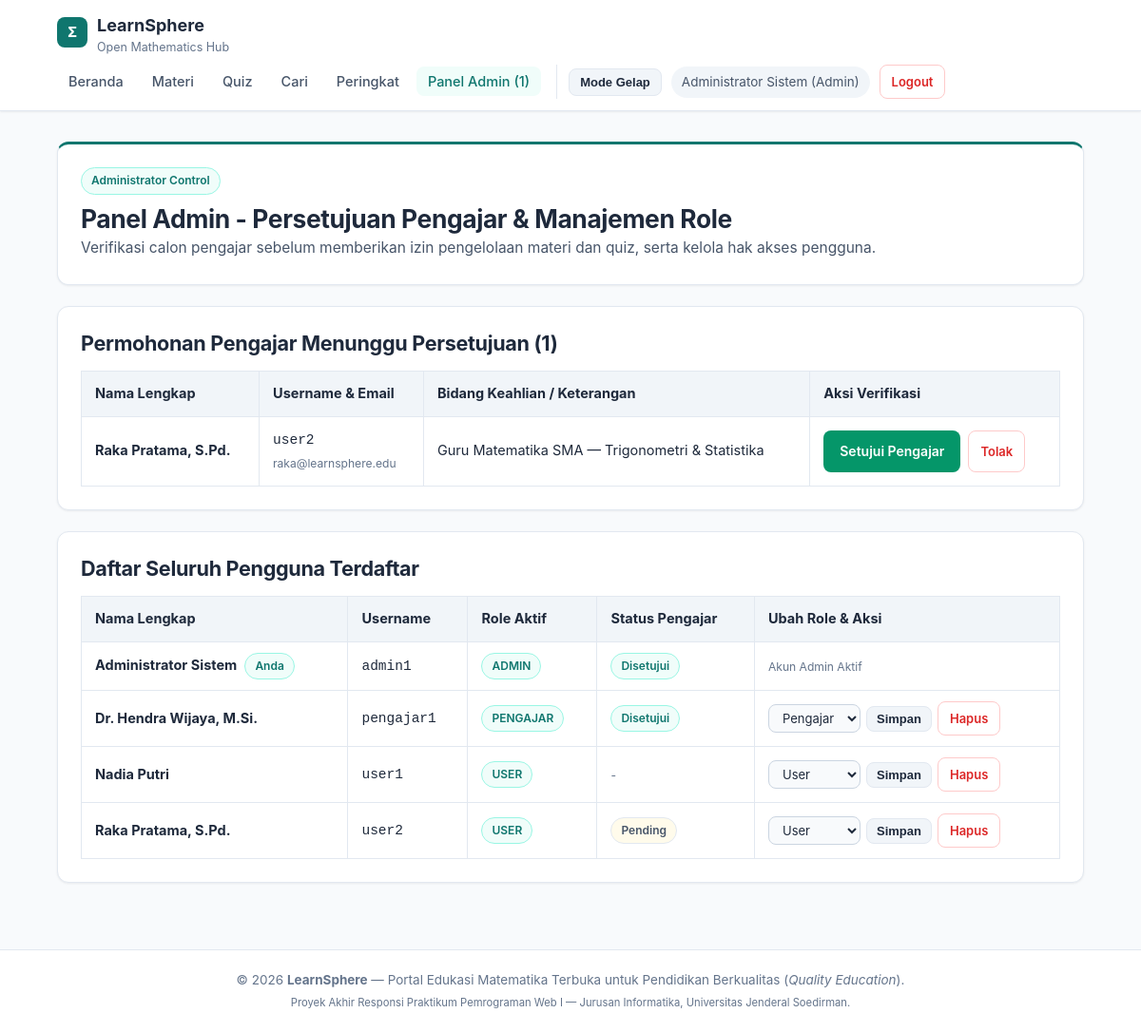
/admin_users.php (signed in), run on the app's committed database.
### tables this page shows
CREATE TABLE users (
    id INT(11) AUTO_INCREMENT PRIMARY KEY,
    nama_lengkap VARCHAR(100) NOT NULL,
    username VARCHAR(50) NOT NULL UNIQUE,
    email VARCHAR(100) NOT NULL UNIQUE,
    password VARCHAR(255) NOT NULL,
    role ENUM('user', 'pengajar', 'admin') NOT NULL DEFAULT 'user',
    status_pengajar ENUM('none', 'pending', 'approved', 'rejected') NOT NULL DEFAULT 'none',
    bidang_keahlian VARCHAR(200) DEFAULT NULL,
    created_at TIMESTAMP DEFAULT CURRENT_TIMESTAMP
);

### admin_users.php (the view, shortened to what this page needs)
<?php
require_once 'config/koneksi.php';
$admin_id = (int)$_SESSION['user_id'];
$pending_list = mysqli_query($conn, "SELECT * FROM users WHERE status_pengajar = 'pending' ORDER BY created_at ASC");
$all_users    = mysqli_query($conn, "SELECT * FROM users ORDER BY FIELD(role, 'admin', 'pengajar', 'user'), created_at DESC");
include 'includes/header.php';
?>
<section class="card card-accent">
    <span class="badge badge-accent">Administrator Control</span>
    <h1 style="margin-top:8px;">Panel Admin - Persetujuan Pengajar & Manajemen Role</h1>
    <p style="color:var(--text-secondary);">Verifikasi calon pengajar sebelum memberikan izin pengelolaan materi dan quiz, serta kelola hak akses pengguna.</p>
</section>
<section class="card">
    <h2>Permohonan Pengajar Menunggu Persetujuan (<?= mysqli_num_rows($pending_list) ?>)</h2>
    <?php if (mysqli_num_rows($pending_list) === 0): ?>
        <p style="color:var(--text-muted); margin-top:8px; font-size:14.5px;">Tidak ada permohonan pengajar yang tertunda saat ini.</p>
    <?php else: ?>
        <div style="overflow-x:auto;">
            <table class="data-table">
                <thead>
                    <tr>
                        <th>Nama Lengkap</th>
                        <th>Username & Email</th>
                        <th>Bidang Keahlian / Keterangan</th>
                        <th>Aksi Verifikasi</th>
                    </tr>
                </thead>
                <tbody>
                    <?php while ($p = mysqli_fetch_assoc($pending_list)): ?>
                        <tr>
                            <td><b><?= htmlspecialchars($p['nama_lengkap']) ?></b></td>
                            <td>
                                <code><?= htmlspecialchars($p['username']) ?></code><br>
                                <small style="color:var(--text-muted);"><?= htmlspecialchars($p['email']) ?></small>
                            </td>
                            <td><?= htmlspecialchars($p['bidang_keahlian'] ?? '-') ?></td>
                            <td>
                                <div style="display:flex; gap:8px; flex-wrap:wrap;">
                                    <a href="admin_users.php?aksi=setujui&id=<?= $p['id'] ?>" class="btn btn-success" onclick="return confirm('Setujui <?= htmlspecialchars($p['nama_lengkap']) ?> menjadi Pengajar?')">
                                        Setujui Pengajar
                                    </a>
                                    <a href="admin_users.php?aksi=tolak&id=<?= $p['id'] ?>" class="btn btn-danger" onclick="return confirm('Tolak permohonan ini?')">
                                        Tolak
                                    </a>
                                </div>
                            </td>
                        </tr>
                    <?php endwhile; ?>
                </tbody>
            </table>
        </div>
    <?php endif; ?>
</section>
<section class="card">
    <h2>Daftar Seluruh Pengguna Terdaftar</h2>
    <div style="overflow-x:auto;">
        <table class="data-table">
            <thead>
                <tr>
                    <th>Nama Lengkap</th>
                    <th>Username</th>
                    <th>Role Aktif</th>
                    <th>Status Pengajar</th>
                    <th>Ubah Role & Aksi</th>
                </tr>
            </thead>
            <tbody>
                <?php while ($u = mysqli_fetch_assoc($all_users)): ?>
                    <tr>
                        <td>
                            <b><?= htmlspecialchars($u['nama_lengkap']) ?></b>
                            <?php if ((int)$u['id'] === $admin_id): ?>
                                <span class="badge badge-accent" style="margin-left:4px;">Anda</span>
                            <?php endif; ?>
                        </td>
                        <td><code><?= htmlspecialchars($u['username']) ?></code></td>
                        <td><span class="badge badge-accent"><?= strtoupper($u['role']) ?></span></td>
                        <td>
                            <?php
                            $st = $u['status_pengajar'];
                            if ($st === 'pending') echo '<span class="badge" style="background:var(--warning-bg);">Pending</span>';
                            elseif ($st === 'approved') echo '<span class="badge badge-accent">Disetujui</span>';
                            elseif ($st === 'rejected') echo '<span class="badge">Ditolak</span>';
                            else echo '<small style="color:var(--text-muted);">-</small>';
                            ?>
                        </td>
                        <td>
                            <?php if ((int)$u['id'] === $admin_id): ?>
                                <small style="color:var(--text-muted);">Akun Admin Aktif</small>
                            <?php else: ?>
                                <form method="POST" action="" style="display:flex; gap:6px; align-items:center; flex-wrap:wrap;">
                                    <select name="role_baru" style="width:auto; padding:5px 10px; font-size:13px;">
                                        <option value="user" <?= $u['role'] === 'user' ? 'selected' : '' ?>>User</option>
                                        <option value="pengajar" <?= $u['role'] === 'pengajar' ? 'selected' : '' ?>>Pengajar</option>
                                    </select>
                                    <button type="submit" name="ubah_role" class="btn btn-secondary" style="padding:5px 10px; font-size:13px;">Simpan</button>
                                    <a href="admin_users.php?aksi=hapus&id=<?= $u['id'] ?>" class="btn btn-danger" onclick="return confirm('Hapus akun pengguna ini?')">Hapus</a>
                                </form>
                            <?php endif; ?>
                        </td>
                    </tr>
                <?php endwhile; ?>
            </tbody>
        </table>
    </div>
</section>
<?php include 'includes/footer.php'; ?>

### assets/css/style.css (style rules this page uses)
:root { --bg-page: #f8fafc; --bg-surface: #ffffff; --bg-subtle: #f1f5f9; --border-color: #e2e8f0; --border-strong: #cbd5e1; --text-primary: #1e293b; --text-secondary: #475569; --text-muted: #64748b; --accent: #0f766e; --accent-hover: #115e59; --accent-soft: #f0fdfa; --accent-border: #99f6e4; --success-bg: #ecfdf5; --success-border: #10b981; --success-text: #065f46; --error-bg: #fef2f2; --error-border: #ef4444; --error-text: #991b1b; --warning-bg: #fffbeb; --warning-border: #f59e0b; --shadow-sm: 0 1px 3px rgba(15, 23, 42, 0.04), 0 1px 2px rgba(15, 23, 42, 0.03); --shadow-md: 0 4px 12px rgba(15, 23, 42, 0.06); }
* { box-sizing: border-box; margin: 0; padding: 0; }
body { font-family: 'Inter', -apple-system, BlinkMacSystemFont, 'Segoe UI', Roboto, sans-serif; background-color: var(--bg-page); color: var(--text-primary); line-height: 1.7; font-size: 15.5px; display: flex; flex-direction: column; min-height: 100vh; transition: background-color 0.25s ease, color 0.25s ease; }
h1, h2, h3, h4 { color: var(--text-primary); font-weight: 700; letter-spacing: -0.015em; line-height: 1.35; }
h1 { font-size: 1.65rem; }
h2 { font-size: 1.35rem; }
a { color: var(--accent); text-decoration: none; }
.card { background-color: var(--bg-surface); border: 1px solid var(--border-color); border-radius: 12px; padding: 24px; margin-bottom: 22px; box-shadow: var(--shadow-sm); transition: border-color 0.2s ease, box-shadow 0.2s ease; }
.card-accent { border-top: 3px solid var(--accent); }
.btn { display: inline-flex; align-items: center; justify-content: center; gap: 6px; padding: 9px 16px; border-radius: 8px; text-decoration: none !important; font-weight: 600; font-size: 14px; cursor: pointer; border: 1px solid transparent; transition: all 0.18s ease; }
.btn-secondary { background-color: var(--bg-subtle); color: var(--text-primary) !important; border-color: var(--border-color); }
.btn-success { background-color: #059669; color: #ffffff !important; }
.btn-danger { background-color: transparent; color: #dc2626 !important; border-color: #fecaca; padding: 6px 12px; font-size: 13px; }
input[type="text"], input[type="email"], input[type="password"], input[type="number"], input[type="url"], input[type="file"], select, textarea { width: 100%; padding: 10px 13px; background-color: var(--bg-page); color: var(--text-primary); border: 1px solid var(--border-strong); border-radius: 8px; font-size: 14.5px; font-family: inherit; transition: border-color 0.2s ease, box-shadow 0.2s ease; }
table.data-table { width: 100%; border-collapse: collapse; margin-top: 14px; font-size: 14.5px; }
table.data-table th, table.data-table td { border: 1px solid var(--border-color); padding: 11px 14px; text-align: left; }
table.data-table th { background-color: var(--bg-subtle); color: var(--text-primary); font-weight: 700; }
.badge { display: inline-block; padding: 3px 10px; font-size: 12px; font-weight: 600; border-radius: 20px; background-color: var(--bg-subtle); color: var(--text-secondary); border: 1px solid var(--border-color); }
.badge-accent { background-color: var(--accent-soft); color: var(--accent); border-color: var(--accent-border); }

### data on the page
users: nama_lengkap "Raka Pratama, S.Pd.", username "user2", email "raka@learnsphere.edu", bidang_keahlian "Guru Matematika SMA — Trigonometri & Statistika", role "USER", status_pengajar "Pending", role_baru "User"
users: nama_lengkap "Administrator Sistem", shows "Anda", username "admin1", role "ADMIN", status_pengajar "Disetujui", shows "Akun Admin Aktif"
users: nama_lengkap "Dr. Hendra Wijaya, M.Si.", username "pengajar1", role "PENGAJAR", status_pengajar "Disetujui", role_baru "Pengajar"
users: nama_lengkap "Nadia Putri", username "user1", role "USER", role_baru "User"

### other printed values
$jumlah_pending_admin "1"
$_SESSION['nama_lengkap'] "Administrator Sistem"
$_SESSION['role'] "Admin"
mysqli_num_rows($pending_list) "1"
